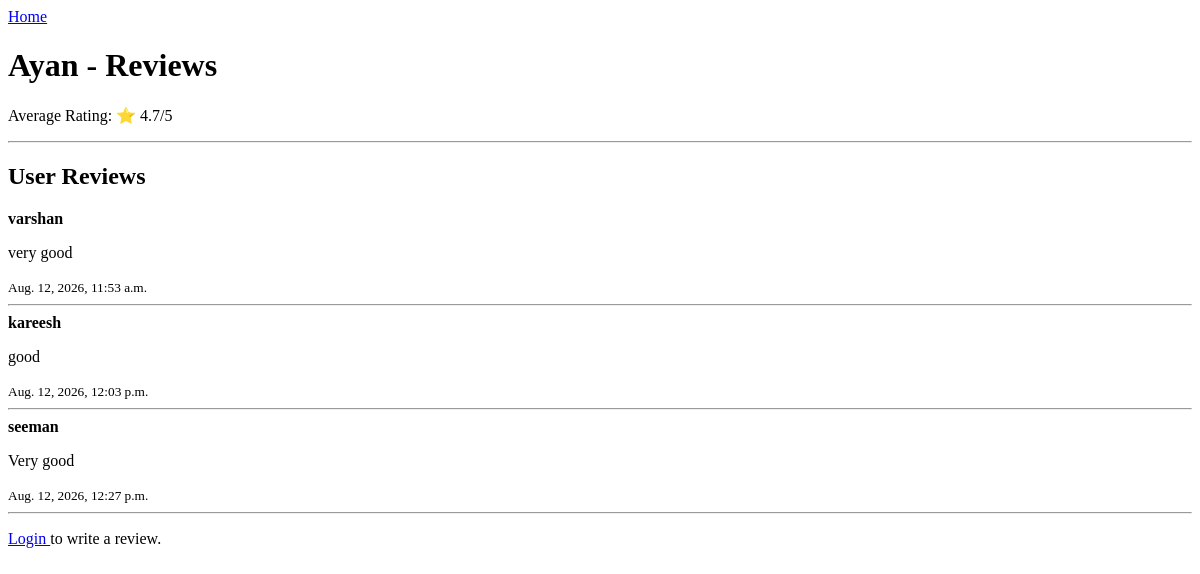
Page /reviews/1/ on the earlier database version.
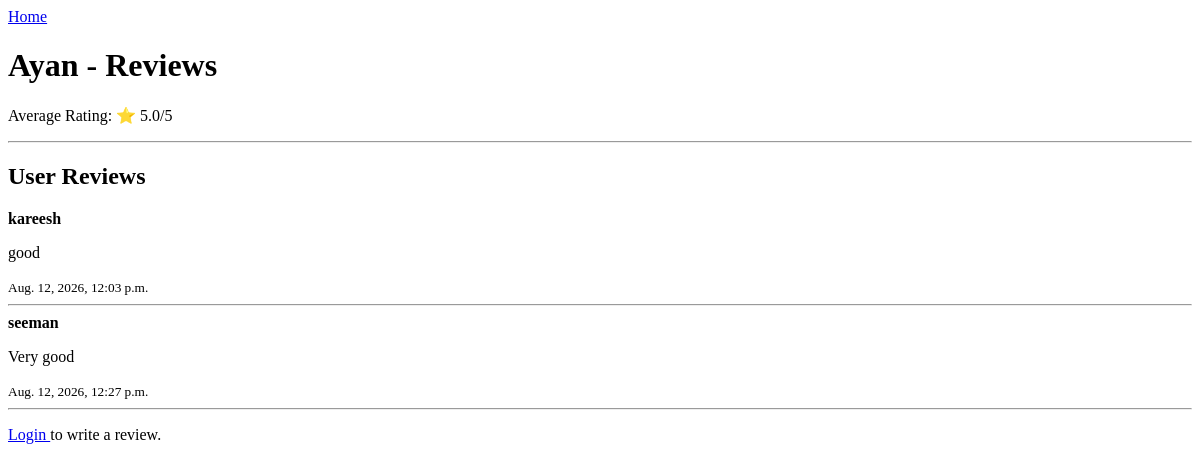
Same page on the later database version.
### app/models/models.py (models this page shows, shortened)
class Movie(models.Model):
    MOVIE = "movie"
    WEB_SERIES = "web_series"
    CONTENT_TYPE_CHOICES = [
        (MOVIE, "Movie"),
        (WEB_SERIES, "Web Series"),
    ]
    title = models.CharField(max_length=200)
    description = models.TextField(blank=True)
    genre = models.ForeignKey(
        Genre,
        on_delete=models.SET_NULL,
        null=True,
        blank=True,
        related_name="movies"
    )
    content_type = models.CharField(
        max_length=20,
        choices=CONTENT_TYPE_CHOICES,
        default=MOVIE
    )
    release_year = models.PositiveIntegerField(
        null=True,
        blank=True
    )
    poster = models.URLField(
        blank=True
    )
    @property
    def average_rating(self):
        ratings = self.ratings.all()
        if not ratings.exists():
            return 0
        total = sum(rating.rating for rating in ratings)
        return round(total / ratings.count(), 1)

class Rating(models.Model):
    movie = models.ForeignKey(
        Movie,
        on_delete=models.CASCADE,
        related_name="ratings"
    )
    user = models.ForeignKey(
        User,
        on_delete=models.CASCADE,
        related_name="movie_ratings"
    )
    rating = models.PositiveIntegerField()
    class Meta:
        constraints = [
            models.UniqueConstraint(
                fields=["movie", "user"],
                name="unique_movie_user_rating"
            )
        ]

class Review(models.Model):
    movie = models.ForeignKey(
        Movie,
        on_delete=models.CASCADE,
        related_name="reviews"
    )
    user = models.ForeignKey(
        User,
        on_delete=models.CASCADE,
        related_name="movie_reviews"
    )
    review = models.TextField()
    created_at = models.DateTimeField(
        auto_now_add=True
    )

### app/api/views.py (the view)
def review_list(request, movie_id):
    movie = get_object_or_404(Movie, id=movie_id)
    reviews = movie.reviews.select_related("user").all()
    user_reviewed = False
    if request.user.is_authenticated:
        user_reviewed = Review.objects.filter(
            movie=movie,
            user=request.user
        ).exists()
    return render(
        request,
        "reviews.html",
        {
            "movie": movie,
            "reviews": reviews,
            "user_reviewed": user_reviewed,
        }
    )

### templates/reviews.html (shortened to what this page needs)
<!DOCTYPE html>
<html>
<head>
</head>
<body>
    <a href="{% url 'home' %}">
        Home
    </a>
    <h1>{{ movie.title }} - Reviews</h1>
    <p>
        Average Rating:
        ⭐ {{ movie.average_rating }}/5
    </p>
    <hr>
    <h2>User Reviews</h2>
    {% for item in reviews %}
        <div>
            <strong>
                {{ item.user.username }}
            </strong>
            <p>
                {{ item.review }}
            </p>
            <small>
                {{ item.created_at }}
            </small>
        </div>
        <hr>
    {% empty %}
        <p>No reviews yet.</p>
    {% endfor %}
    {% if user.is_authenticated %}
        {% if user_reviewed %}
            <h3>You have already submitted your review.</h3>
        {% else %}
            <h2>Add Your Review</h2>
            <form
                method="POST"
                action="{% url 'add_review' movie.id %}"
            >
                {% csrf_token %}
                <label>Rating</label>
                <select name="rating" required>
                    <option value="">Select Rating</option>
                    <option value="1">1 - Poor</option>
                    <option value="2">2 - Fair</option>
                    <option value="3">3 - Good</option>
                    <option value="4">4 - Very Good</option>
                    <option value="5">5 - Excellent</option>
                </select>
                <br><br>
                <label>Review</label>
                <br>
                <textarea
                    name="review"
                    rows="5"
                    cols="50"
                    required
                ></textarea>
                <br><br>
                <button type="submit">
                    Submit Review
                </button>
            </form>
        {% endif %}
    {% else %}
        <p>
            <a href="{% url 'login' %}">
                Login
            </a>
            to write a review.
        </p>
    {% endif %}
</body>
</html>

Differences in the rows shown:
removed Review: user.username "varshan", review "very good", created_at "Aug. 12, 2026, 11:53 a.m."
computed for Movie "Ayan": average_rating "4.7" → "5.0"
